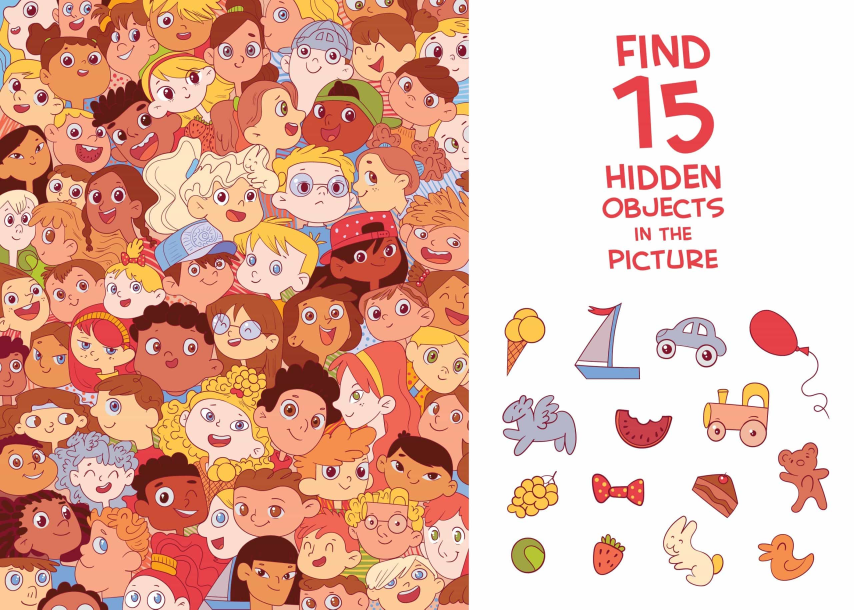
#> input picture 1/img.jpg, 2560 x 1829 px, found by its file name (shown at 1/3 size)
$ python main_bounding_box.py
#> lines starting #> are read from the running program, lines starting #| are printed output that depends on the picture
import cv2
import numpy as np

img = cv2.imread("1/img.jpg")
#> img is the input picture: shape (1829, 2560, 3); mean B, G, R 165.3, 181.6, 227.1
result_temp = img[830:, 1450:]
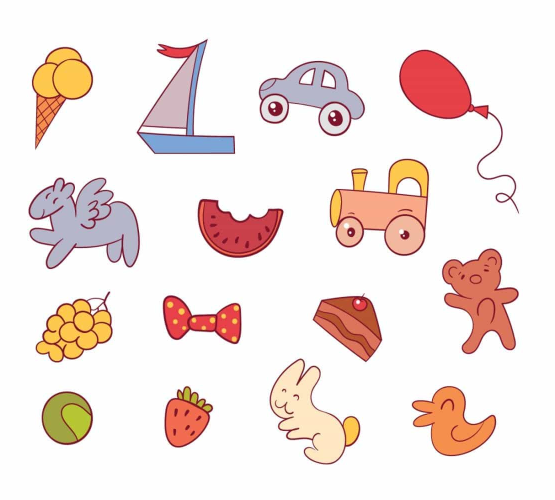
#> result_temp: shape (999, 1110, 3) (shown at 1/2 size); mean B, G, R 224.1, 228.2, 242.5
img = img[:, :1420]
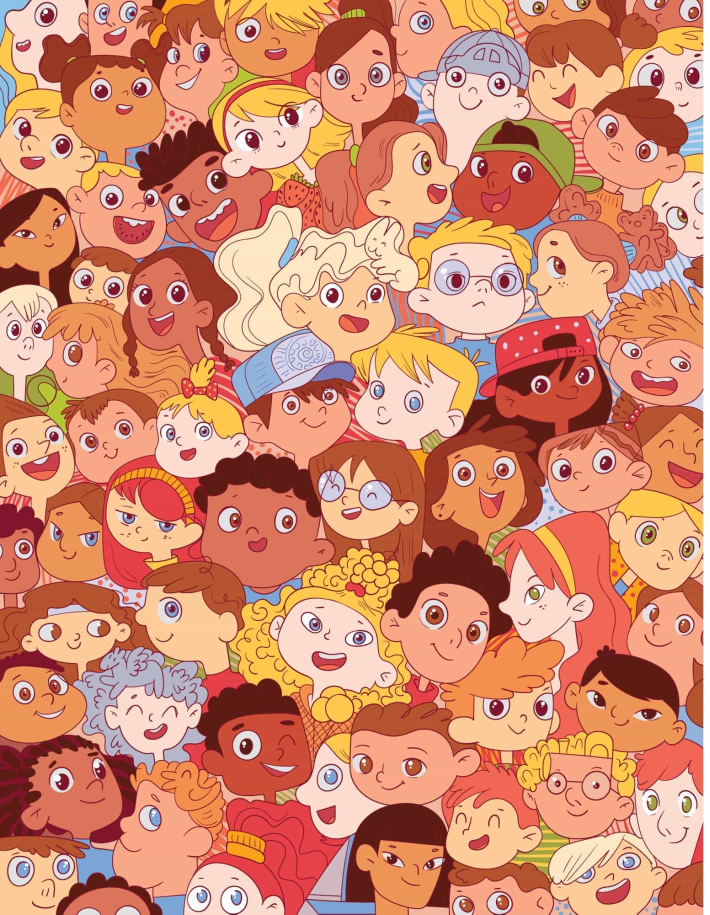
#> img: shape (1829, 1420, 3) (shown at 1/2 size); mean B, G, R 112.1, 139.9, 211.4

result = img.copy()
img = cv2.cvtColor(img, cv2.COLOR_BGR2GRAY)
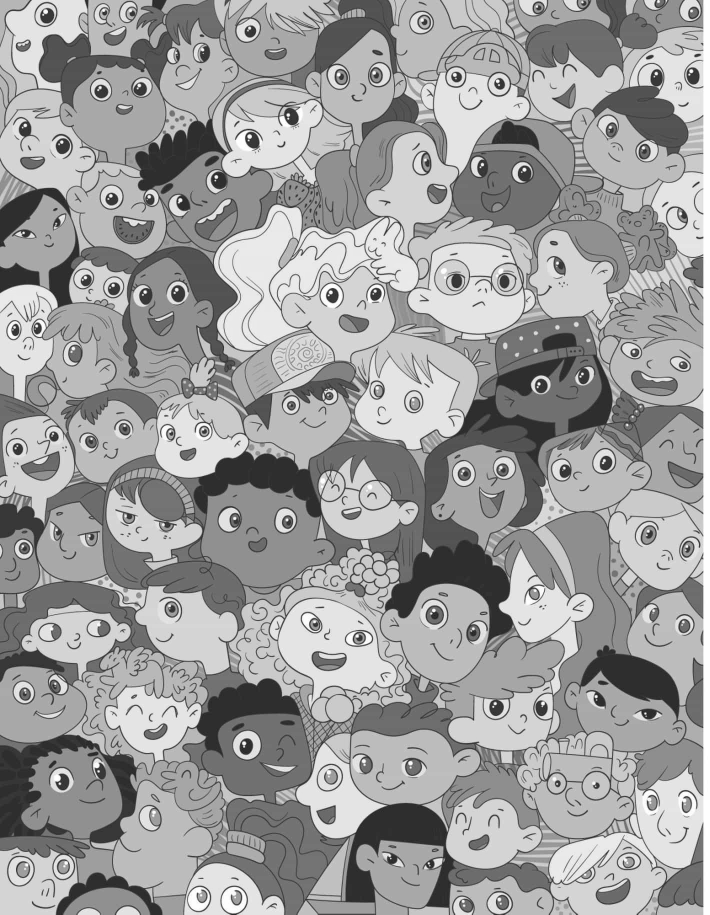
#> img: shape (1829, 1420) (shown at 1/2 size); min 14, max 255, mean 158.1
result_temp_gray = cv2.cvtColor(result_temp, cv2.COLOR_BGR2GRAY)
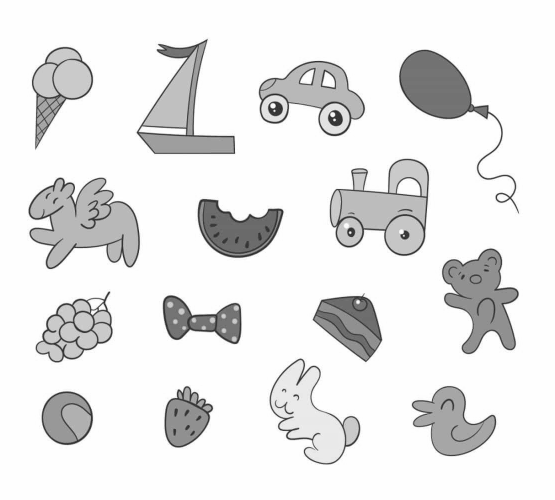
#> result_temp_gray: shape (999, 1110) (shown at 1/2 size); min 14, max 255, mean 232

h, w = img.shape[:2]
#> h = 1829; w = 1420

for i in range(8,9):
    template = cv2.imread("1/dataset/{}.png".format(i), cv2.COLOR_BGR2GRAY)
#> (the run stopped early here; a loop or call above may not have finished)
